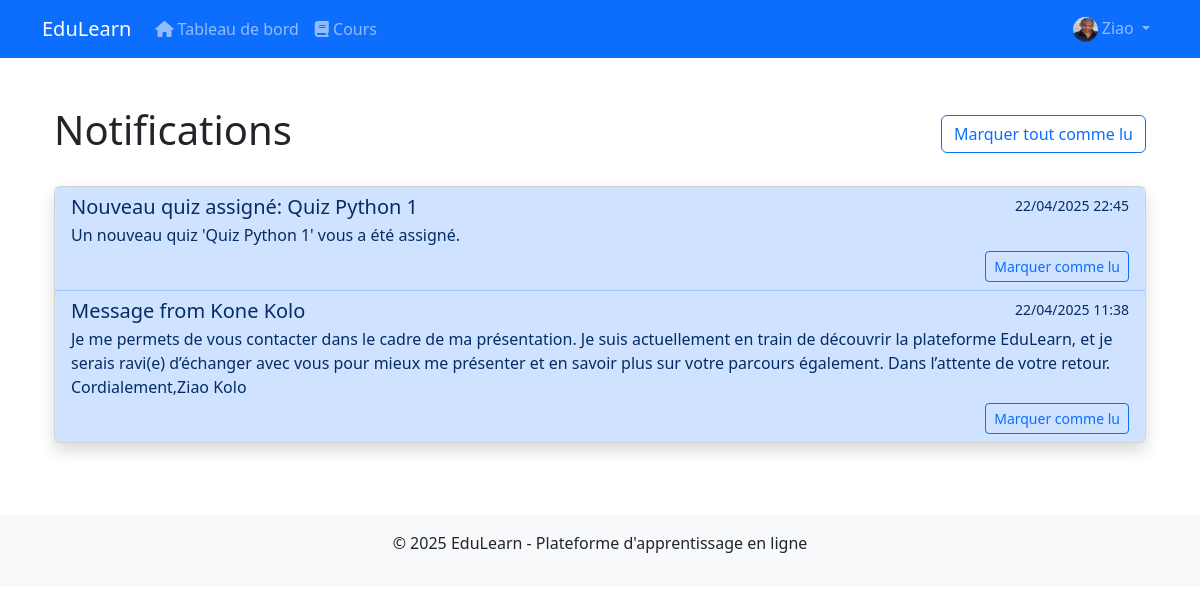
Screenshot of /dashboard/notifications/ (signed in) with the database file from the repository.
### users/models.py (models this page shows, shortened)
class User(AbstractUser):
    STUDENT = 'student'
    TEACHER = 'teacher'
    ADMIN = 'admin'
    ROLE_CHOICES = [
        (STUDENT, 'Élève'),
        (TEACHER, 'Enseignant'),
        (ADMIN, 'Administrateur'),
    ]
    role = models.CharField(max_length=10, choices=ROLE_CHOICES, default=STUDENT)
    profile_pic = models.ImageField(upload_to='profile_pics', blank=True, null=True)
    bio = models.TextField(blank=True, null=True)
    def is_admin_user(self):
        return self.role == self.ADMIN and self.is_active

### dashboard/models.py (models this page shows, shortened)
class Notification(models.Model):
    MESSAGE = 'message'
    SYSTEM = 'system'
    ALERT = 'alert'
    NOTIFICATION_TYPES = [
        (MESSAGE, 'Message'),
        (SYSTEM, 'System'),
        (ALERT, 'Alert'),
    ]
    user = models.ForeignKey(User, on_delete=models.CASCADE, related_name='notifications')
    title = models.CharField(max_length=100)
    message = models.TextField()
    notification_type = models.CharField(max_length=10, choices=NOTIFICATION_TYPES, default=SYSTEM)
    read = models.BooleanField(default=False)
    created_at = models.DateTimeField(auto_now_add=True)
    class Meta:
        ordering = ['-created_at']

### dashboard/views.py (the view)
# urls.py: path('notifications/', views.notifications, name='notifications'),
@login_required
def notifications(request):
    user = request.user
    notifications = Notification.objects.filter(user=user).order_by('-created_at')
    if request.method == 'POST' and 'mark_all_read' in request.POST:
        Notification.objects.filter(user=user, read=False).update(read=True)
        return redirect('dashboard:notifications')
    context = {
        'notifications': notifications,
        'unread_count': notifications.filter(read=False).count()
    }
    return render(request, 'dashboard/notifications.html', context)

### templates/dashboard/notifications.html (shortened to what this page needs)
{% extends 'base.html' %}
{% block content %}
<div class="container py-4">
    <div class="d-flex justify-content-between align-items-center mb-4">
        <h1>Notifications</h1>
        <form method="post" action="{% url 'dashboard:notifications' %}">
            <button type="submit" name="mark_all_read" class="btn btn-outline-primary">
                Marquer tout comme lu
            </button>
        </form>
    </div>
    <div class="card shadow">
        <div class="list-group list-group-flush">
            {% for notification in notifications %}
            <div class="list-group-item {% if not notification.read %}list-group-item-primary{% endif %}">
                <div class="d-flex w-100 justify-content-between">
                    <h5 class="mb-1">{{ notification.title }}</h5>
                    <small>{{ notification.created_at|date:"d/m/Y H:i" }}</small>
                </div>
                <p class="mb-1">{{ notification.message }}</p>
                {% if not notification.read %}
                <div class="text-end">
                    <a href="{% url 'dashboard:mark_notification_read' notification.id %}" class="btn btn-sm btn-outline-primary">
                        Marquer comme lu
                    </a>
                </div>
                {% endif %}
            </div>
            {% empty %}
            <div class="list-group-item text-center py-4">
                <p class="mb-0">Vous n'avez aucune notification.</p>
            </div>
            {% endfor %}
        </div>
    </div>
</div>
{% endblock %}

### templates/base.html (shortened to what this page needs)
<!DOCTYPE html>
<html lang="fr">
<head>
    <link href="https://cdn.jsdelivr.net/npm/bootstrap@5.3.0/dist/css/bootstrap.min.css" rel="stylesheet">
    <link rel="stylesheet" href="https://cdnjs.cloudflare.com/ajax/libs/font-awesome/6.4.0/css/all.min.css">
</head>
<body>
    <nav class="navbar navbar-expand-lg navbar-dark bg-primary">
        <div class="container">
            <a class="navbar-brand" href="{% url 'home' %}">EduLearn</a>
            <div class="collapse navbar-collapse" id="navbarNav">
                <ul class="navbar-nav">
                    {% if user.is_authenticated %}
                        <li class="nav-item">
                            <a class="nav-link" href="{% url 'dashboard:home' %}">
                                <i class="fas fa-home"></i> Tableau de bord
                            </a>
                        </li>
                        <li class="nav-item">
                            <a class="nav-link" href="{% url 'courses:course_list' %}">
                                <i class="fas fa-book"></i> Cours
                            </a>
                        </li>
                    {% endif %}
                </ul>
                <ul class="navbar-nav ms-auto">
                    {% if user.is_authenticated %}
                        <li class="nav-item dropdown">
                            <a class="nav-link dropdown-toggle" href="#" id="userDropdown" role="button" data-bs-toggle="dropdown">
                                {% if user.profile_pic %}
                                    <img src="{{ user.profile_pic.url }}" alt="Profile" class="rounded-circle" style="width: 25px; height: 25px;">
                                {% else %}
                                    <i class="fas fa-user-circle"></i>
                                {% endif %}
                                {{ user.username }}
                            </a>
                        </li>
                    {% endif %}
                </ul>
            </div>
        </div>
    </nav>
    <div class="container mt-4">
        {% block content %}{% endblock %}
    </div>
    <footer class="mt-5 py-3 bg-light text-center">
        <div class="container">
            <p>&copy; {% now "Y" %} EduLearn - Plateforme d'apprentissage en ligne</p>
        </div>
    </footer>
</body>
</html>

### rows the page displays
User: profile_pic (picture), username "Ziao"
Notification: title "Nouveau quiz assigné: Quiz Python 1", created_at "22/04/2025 22:45", message "Un nouveau quiz 'Quiz Python 1' vous a été assigné.", read "Marquer comme lu"
Notification: title "Message from Kone Kolo", created_at "22/04/2025 11:38", message "Je me permets de vous contacter dans le cadre de ma présentation. Je suis actuellement en train de découvrir la plateforme EduLearn, et je serais ravi(e) d’échanger avec vous pour mieux me présenter et en savoir plus sur votre parcours également. Dans l’attente de votre retour. Cordialement,Ziao Kolo", read "Marquer comme lu"
